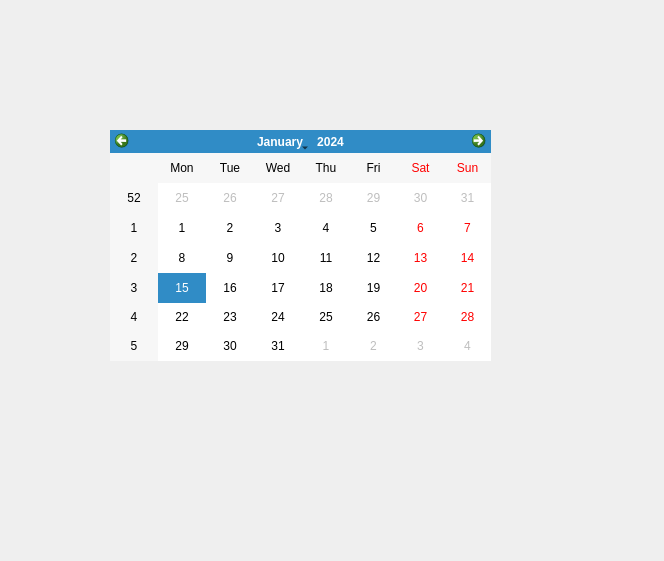
<?xml version="1.0" encoding="UTF-8"?>
<ui version="4.0">
 <class>Form</class>
 <widget class="QWidget" name="Form">
  <property name="geometry">
   <rect>
    <x>0</x>
    <y>0</y>
    <width>664</width>
    <height>561</height>
   </rect>
  </property>
  <property name="windowTitle">
   <string>Form</string>
  </property>
  <widget class="QCalendarWidget" name="calendarWidget">
   <property name="geometry">
    <rect>
     <x>110</x>
     <y>130</y>
     <width>381</width>
     <height>231</height>
    </rect>
   </property>
   <property name="whatsThis">
    <string>&lt;!DOCTYPE HTML PUBLIC &quot;-//W3C//DTD HTML 4.0//EN&quot; &quot;http://www.w3.org/TR/REC-html40/strict.dtd&quot;&gt;
&lt;html&gt;&lt;head&gt;&lt;meta name=&quot;qrichtext&quot; content=&quot;1&quot; /&gt;&lt;style type=&quot;text/css&quot;&gt;
p, li { white-space: pre-wrap; }
&lt;/style&gt;&lt;/head&gt;&lt;body style=&quot; font-family:'MS Shell Dlg 2'; font-size:8pt; font-weight:400; font-style:normal;&quot;&gt;
&lt;p style=&quot; margin-top:0px; margin-bottom:0px; margin-left:0px; margin-right:0px; -qt-block-indent:0; text-indent:0px;&quot;&gt;currentdate=bold&lt;/p&gt;&lt;/body&gt;&lt;/html&gt;</string>
   </property>
  </widget>
  <widget class="QLabel" name="label">
   <property name="geometry">
    <rect>
     <x>170</x>
     <y>390</y>
     <width>251</width>
     <height>31</height>
    </rect>
   </property>
   <property name="text">
    <string/>
   </property>
  </widget>
 </widget>
 <resources/>
 <connections/>
</ui>
